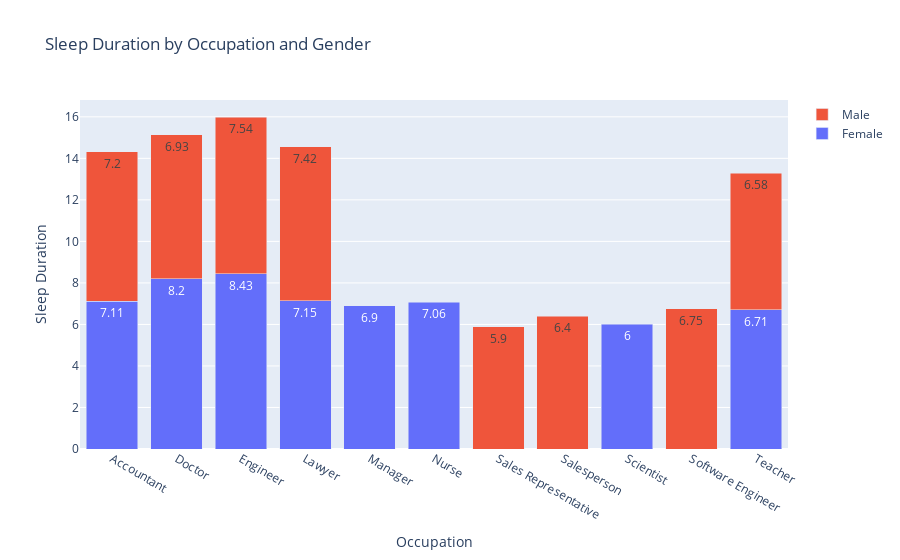

Here is the notebook cell this chart was saved with:
### Code cell
pivot_df = genderOccupationSleep.pivot(index='Occupation', columns='Gender', values='Sleep Duration')

# Create the stacked bar chart
fig = go.Figure()

for gender in pivot_df.columns:
    fig.add_trace(go.Bar(x=pivot_df.index, y=pivot_df[gender], name=gender,text=pivot_df[gender]))

# Customize the chart layout (optional)
fig.update_layout(title='Sleep Duration by Occupation and Gender',
                  xaxis_title='Occupation',
                  yaxis_title='Sleep Duration',
                  barmode='stack')  # Set the barmode to 'stack' for stacked bars

# Show the chart
fig.show()

### Figure 1 — Plotly figure (JSON) as saved in the notebook; plotly's stock layout.template omitted (floating-point values rounded to 4 significant figures)
{"data": [{"name": "Female", "text": [7.11, 8.2, 8.43, 7.15, 6.9, 7.06, null, null, 6, null, 6.71], "type": "bar", "x": ["Accountant", "Doctor", "Engineer", "Lawyer", "Manager", "Nurse", "Sales Representative", "Salesperson", "Scientist", "Software Engineer", "Teacher"], "y": [7.11, 8.2, 8.43, 7.15, 6.9, 7.06, null, null, 6, null, 6.71]}, {"name": "Male", "text": [7.2, 6.93, 7.54, 7.42, null, null, 5.9, 6.4, null, 6.75, 6.58], "type": "bar", "x": ["Accountant", "Doctor", "Engineer", "Lawyer", "Manager", "Nurse", "Sales Representative", "Salesperson", "Scientist", "Software Engineer", "Teacher"], "y": [7.2, 6.93, 7.54, 7.42, null, null, 5.9, 6.4, null, 6.75, 6.58]}], "layout": {"barmode": "stack", "title": {"text": "Sleep Duration by Occupation and Gender"}, "xaxis": {"title": {"text": "Occupation"}}, "yaxis": {"title": {"text": "Sleep Duration"}}}}
